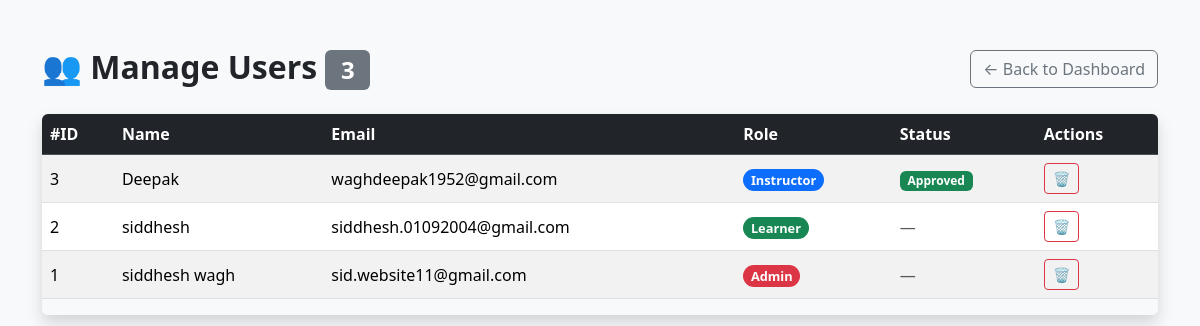
The page /admin/manage-users.php (signed in) on the database its author committed.
### tables this page shows
CREATE TABLE `users` (
  `id` int(11) NOT NULL,
  `NAME` varchar(100) NOT NULL,
  `email` varchar(100) NOT NULL,
  `PASSWORD` varchar(255) NOT NULL,
  `role` enum('admin','instructor','learner') NOT NULL DEFAULT 'learner',
  `created_at` timestamp NOT NULL DEFAULT current_timestamp(),
  `last_login` datetime DEFAULT NULL,
  `is_approved` tinyint(1) DEFAULT 0,
  `is_verified` tinyint(1) DEFAULT 0,
  `verify_token` varchar(255) DEFAULT NULL,
  `profile_pic` varchar(255) DEFAULT NULL,
  `bio` text DEFAULT NULL
);

### admin/manage-users.php (the view, shortened to what this page needs)
<?php
include '../db-config.php';
$result = $conn->query("SELECT id, name, email, role, is_approved FROM users ORDER BY id DESC");
$userCount = $result->num_rows;
?>
<!DOCTYPE html>
<html lang="en">
<head>
    <link href="https://cdn.jsdelivr.net/npm/bootstrap@5.3.2/dist/css/bootstrap.min.css" rel="stylesheet">
</head>
<body class="bg-light">
<div class="container py-5">
    <div class="d-flex justify-content-between align-items-center mb-4">
        <h2 class="fw-bold mb-0">👥 Manage Users <span class="badge bg-secondary"><?= $userCount ?></span></h2>
        <a href="../views/dashboard.php" class="btn btn-outline-secondary">← Back to Dashboard</a>
    </div>
    <div class="table-responsive shadow rounded">
        <table class="table table-striped table-hover align-middle">
            <thead class="table-dark">
            <tr>
                <th>#ID</th>
                <th>Name</th>
                <th>Email</th>
                <th>Role</th>
                <th>Status</th>
                <th>Actions</th>
            </tr>
            </thead>
            <tbody>
            <?php while ($user = $result->fetch_assoc()): ?>
                <tr>
                    <td><?= $user['id'] ?></td>
                    <td><?= htmlspecialchars($user['name']) ?></td>
                    <td><?= htmlspecialchars($user['email']) ?></td>
                    <td>
                        <?php
                        $roleClass = match ($user['role']) {
                            'admin' => 'bg-danger',
                            'instructor' => 'bg-primary',
                            default => 'bg-success'
                        };
                        ?>
                        <span class="badge <?= $roleClass ?> role-badge"><?= ucfirst($user['role']) ?></span>
                    </td>
                    <td>
                        <?php if ($user['role'] === 'instructor'): ?>
                            <span class="badge <?= $user['is_approved'] ? 'bg-success' : 'bg-warning text-dark' ?>">
                                <?= $user['is_approved'] ? 'Approved' : 'Pending' ?>
                            </span>
                        <?php else: ?>
                            <span class="text-muted">—</span>
                        <?php endif; ?>
                    </td>
                    <td>
                        <div class="d-flex gap-2">
                            <a href="?delete=<?= $user['id'] ?>" class="btn btn-sm btn-outline-danger" title="Delete User"
                               onclick="return confirm('Are you sure you want to delete this user?');">
                                🗑️
                            </a>
                        </div>
                    </td>
                </tr>
            <?php endwhile; ?>
            </tbody>
        </table>
    </div>
</div>
</body>
</html>

### admin/manage-users.php (style rules this page uses)
.role-badge { font-size: 0.8rem; padding: 0.35em 0.6em; border-radius: 1rem; }

### rows shown on the page
users: id "3", NAME "Deepak", email "waghdeepak1952@gmail.com", role "Instructor", is_approved "Approved"
users: id "2", NAME "siddhesh", email "siddhesh.01092004@gmail.com", role "Learner"
users: id "1", NAME "siddhesh wagh", email "sid.website11@gmail.com", role "Admin"

### other values the page prints
$userCount "3"
